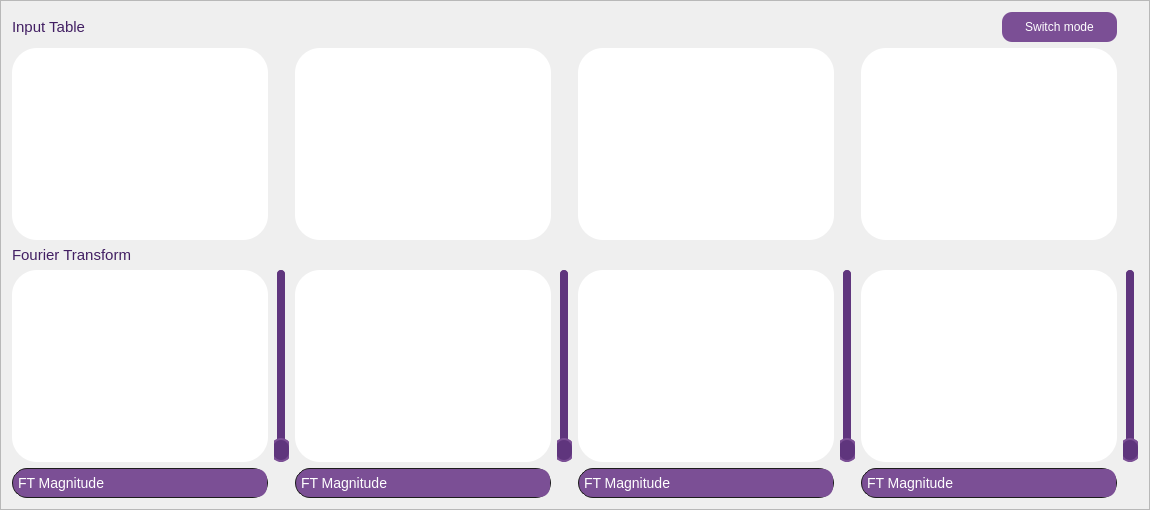
     <widget class="QFrame" name="imageFrame">
      <property name="frameShape">
       <enum>QFrame::StyledPanel</enum>
      </property>
      <property name="frameShadow">
       <enum>QFrame::Raised</enum>
      </property>
      <layout class="QGridLayout" name="gridLayout">
       <item row="16" column="2">
        <widget class="QGraphicsView" name="Gimage2">
         <property name="sizePolicy">
          <sizepolicy hsizetype="Expanding" vsizetype="Expanding">
           <horstretch>0</horstretch>
           <verstretch>0</verstretch>
          </sizepolicy>
         </property>
         <property name="styleSheet">
          <string notr="true">border-radius: 25px;
buttoon-shadow: 2px 2px 5px rgb(0, 0, 0);
widget-shadow: 2px 2px 5px rgb(0, 0, 0);
background-color: rgb(255, 255, 255);</string>
         </property>
        </widget>
       </item>
       <item row="12" column="0">
        <widget class="QGraphicsView" name="image1">
         <property name="sizePolicy">
          <sizepolicy hsizetype="Expanding" vsizetype="Expanding">
           <horstretch>0</horstretch>
           <verstretch>0</verstretch>
          </sizepolicy>
         </property>
         <property name="styleSheet">
          <string notr="true">border-radius: 25px;
buttoon-shadow: 2px 2px 5px rgb(0, 0, 0);
widget-shadow: 2px 2px 5px rgb(0, 0, 0);
background-color: rgb(255, 255, 255);</string>
         </property>
        </widget>
       </item>
       <item row="9" column="0">
        <widget class="QLabel" name="label_2">
         <property name="font">
          <font>
           <family>Microsoft Sans Serif</family>
           <pointsize>11</pointsize>
           <weight>50</weight>
           <italic>false</italic>
           <bold>false</bold>
          </font>
         </property>
         <property name="styleSheet">
          <string notr="true">color: rgb(66, 31, 99);
font: 11pt &quot;Microsoft Sans Serif&quot;;</string>
         </property>
         <property name="text">
          <string>Input Table</string>
         </property>
        </widget>
       </item>
       <item row="16" column="4">
        <widget class="QGraphicsView" name="Gimage3">
         <property name="sizePolicy">
          <sizepolicy hsizetype="Expanding" vsizetype="Expanding">
           <horstretch>0</horstretch>
           <verstretch>0</verstretch>
          </sizepolicy>
         </property>
         <property name="styleSheet">
          <string notr="true">border-radius: 25px;
buttoon-shadow: 2px 2px 5px rgb(0, 0, 0);
widget-shadow: 2px 2px 5px rgb(0, 0, 0);
background-color: rgb(255, 255, 255);</string>
         </property>
        </widget>
       </item>
       <item row="19" column="0">
        <widget class="QComboBox" name="Fourier_comboBox_1">
         <property name="styleSheet">
          <string notr="true">QComboBox {
    color: rgb(255, 255, 255);
    background-color: #7B4F95;  /* Background color */
    border: 1px solid #1C1C1C;
    border-radius: 15px;  /* Rounded corners */
    padding: 5px;
    font-size: 14px;
}
QComboBox::drop-down {
   
	color: #ffffff;
    border-radius: 10px;  /* Rounded corners for the arrow box */
    background-color: #7B4F95;
    width: 30px;
}

QComboBox::down-arrow {
    width: 15px;
    height: 15px;
    color: white;  /* Arrow color */
}

QComboBox QAbstractItemView {
    border: 1px solid #7B4F95;
    selection-background-color: #7B4F95;  /* Selected item background color */
    background-color: #7B4F95;  /* Dropdown background color */
    color: white;
    border-radius: 10px;
}</string>
         </property>
         <item>
          <property name="text">
           <string>FT Magnitude</string>
          </property>
         </item>
         <item>
          <property name="text">
           <string>FT Phase</string>
          </property>
         </item>
        </widget>
       </item>
       <item row="19" column="2">
        <widget class="QComboBox" name="Fourier_comboBox_2">
         <property name="styleSheet">
          <string notr="true">QComboBox {
    color: rgb(255, 255, 255);
    background-color: #7B4F95;  /* Background color */
    border: 1px solid #1C1C1C;
    border-radius: 15px;  /* Rounded corners */
    padding: 5px;
    font-size: 14px;
}
QComboBox::drop-down {
   
	color: #ffffff;
    border-radius: 10px;  /* Rounded corners for the arrow box */
    background-color: #7B4F95;
    width: 30px;
}

QComboBox::down-arrow {
    width: 15px;
    height: 15px;
    color: white;  /* Arrow color */
}

QComboBox QAbstractItemView {
    border: 1px solid #7B4F95;
    selection-background-color: #7B4F95;  /* Selected item background color */
    background-color: #7B4F95;  /* Dropdown background color */
    color: white;
    border-radius: 10px;
}</string>
         </property>
         <item>
          <property name="text">
           <string>FT Magnitude</string>
          </property>
         </item>
         <item>
          <property name="text">
           <string>FT Phase</string>
          </property>
         </item>
        </widget>
       </item>
       <item row="16" column="6">
        <widget class="QGraphicsView" name="Gimage4">
         <property name="sizePolicy">
          <sizepolicy hsizetype="Expanding" vsizetype="Expanding">
           <horstretch>0</horstretch>
           <verstretch>0</verstretch>
          </sizepolicy>
         </property>
         <property name="styleSheet">
          <string notr="true">border-radius: 25px;
buttoon-shadow: 2px 2px 5px rgb(0, 0, 0);
widget-shadow: 2px 2px 5px rgb(0, 0, 0);
background-color: rgb(255, 255, 255);</string>
         </property>
        </widget>
       </item>
       <item row="19" column="6">
        <widget class="QComboBox" name="Fourier_comboBox_4">
         <property name="styleSheet">
          <string notr="true">QComboBox {
    color: rgb(255, 255, 255);
    background-color: #7B4F95;  /* Background color */
    border: 1px solid #1C1C1C;
    border-radius: 15px;  /* Rounded corners */
    padding: 5px;
    font-size: 14px;
}
QComboBox::drop-down {
   
	color: #ffffff;
    border-radius: 10px;  /* Rounded corners for the arrow box */
    background-color: #7B4F95;
    width: 30px;
}

QComboBox::down-arrow {
    width: 15px;
    height: 15px;
    color: white;  /* Arrow color */
}

QComboBox QAbstractItemView {
    border: 1px solid #7B4F95;
    selection-background-color: #7B4F95;  /* Selected item background color */
    background-color: #7B4F95;  /* Dropdown background color */
    color: white;
    border-radius: 10px;
}</string>
         </property>
         <item>
          <property name="text">
           <string>FT Magnitude</string>
          </property>
         </item>
         <item>
          <property name="text">
           <string>FT Phase</string>
          </property>
         </item>
        </widget>
       </item>
       <item row="12" column="2">
        <widget class="QGraphicsView" name="image2">
         <property name="sizePolicy">
          <sizepolicy hsizetype="Expanding" vsizetype="Expanding">
           <horstretch>0</horstretch>
           <verstretch>0</verstretch>
          </sizepolicy>
         </property>
         <property name="styleSheet">
          <string notr="true">border-radius: 25px;
buttoon-shadow: 2px 2px 5px rgb(0, 0, 0);
widget-shadow: 2px 2px 5px rgb(0, 0, 0);
background-color: rgb(255, 255, 255);</string>
         </property>
        </widget>
       </item>
       <item row="16" column="3">
        <widget class="QSlider" name="weight_2">
         <property name="styleSheet">
          <string notr="true">QSlider::groove:vertical {
    width: 8px;
    background: #7B4F95; /* Lighter shade of the dark color */
    border-radius: 4px;
}
QSlider::handle:vertical {
    background: #5F357D; /* Mid-tone between the dark and lighter colors */
    border: 2px solid #7B4F95; /* Matches groove */
    width: 20px;
    height: 20px;
    margin: 0 -6px;
    border-radius: 10px;
}
QSlider::sub-page:vertical {
    background: #5F357D; /* Matches handle */
    border-radius: 4px;
}
QSlider::add-page:vertical {
    background: #7B4F95; /* Matches groove */
    border-radius: 4px;
}
</string>
         </property>
         <property name="maximum">
          <number>100</number>
         </property>
         <property name="orientation">
          <enum>Qt::Vertical</enum>
         </property>
        </widget>
       </item>
       <item row="19" column="4">
        <widget class="QComboBox" name="Fourier_comboBox_3">
         <property name="styleSheet">
          <string notr="true">QComboBox {
    color: rgb(255, 255, 255);
    background-color: #7B4F95;  /* Background color */
    border: 1px solid #1C1C1C;
    border-radius: 15px;  /* Rounded corners */
    padding: 5px;
    font-size: 14px;
}
QComboBox::drop-down {
   
	color: #ffffff;
    border-radius: 10px;  /* Rounded corners for the arrow box */
    background-color: #7B4F95;
    width: 30px;
}

QComboBox::down-arrow {
    width: 15px;
    height: 15px;
    color: white;  /* Arrow color */
}

QComboBox QAbstractItemView {
    border: 1px solid #7B4F95;
    selection-background-color: #7B4F95;  /* Selected item background color */
    background-color: #7B4F95;  /* Dropdown background color */
    color: white;
    border-radius: 10px;
}</string>
         </property>
         <item>
          <property name="text">
           <string>FT Magnitude</string>
          </property>
         </item>
         <item>
          <property name="text">
           <string>FT Phase</string>
          </property>
         </item>
        </widget>
       </item>
       <item row="16" column="0">
        <widget class="QGraphicsView" name="Gimage1">
         <property name="sizePolicy">
          <sizepolicy hsizetype="Expanding" vsizetype="Expanding">
           <horstretch>0</horstretch>
           <verstretch>0</verstretch>
          </sizepolicy>
         </property>
         <property name="mouseTracking">
          <bool>true</bool>
         </property>
         <property name="autoFillBackground">
          <bool>false</bool>
         </property>
         <property name="styleSheet">
          <string notr="true">border-radius: 25px;
buttoon-shadow: 2px 2px 5px rgb(0, 0, 0);
widget-shadow: 2px 2px 5px rgb(0, 0, 0);
background-color: rgb(255, 255, 255);</string>
         </property>
        </widget>
       </item>
       <item row="12" column="6">
        <widget class="QGraphicsView" name="image4">
         <property name="sizePolicy">
          <sizepolicy hsizetype="Expanding" vsizetype="Expanding">
           <horstretch>0</horstretch>
           <verstretch>0</verstretch>
          </sizepolicy>
         </property>
         <property name="styleSheet">
          <string notr="true">border-radius: 25px;
buttoon-shadow: 2px 2px 5px rgb(0, 0, 0);
widget-shadow: 2px 2px 5px rgb(0, 0, 0);
background-color: rgb(255, 255, 255);</string>
         </property>
        </widget>
       </item>
       <item row="12" column="4">
        <widget class="QGraphicsView" name="image3">
         <property name="sizePolicy">
          <sizepolicy hsizetype="Expanding" vsizetype="Expanding">
           <horstretch>0</horstretch>
           <verstretch>0</verstretch>
          </sizepolicy>
         </property>
         <property name="styleSheet">
          <string notr="true">border-radius: 25px;
buttoon-shadow: 2px 2px 5px rgb(0, 0, 0);
widget-shadow: 2px 2px 5px rgb(0, 0, 0);
background-color: rgb(255, 255, 255);</string>
         </property>
        </widget>
       </item>
       <item row="13" column="0">
        <widget class="QLabel" name="Glabel1">
         <property name="font">
          <font>
           <family>Microsoft Sans Serif</family>
           <pointsize>11</pointsize>
           <weight>50</weight>
           <italic>false</italic>
           <bold>false</bold>
          </font>
         </property>
         <property name="styleSheet">
          <string notr="true">color: rgb(66, 31, 99);
font: 11pt &quot;Microsoft Sans Serif&quot;;</string>
         </property>
         <property name="text">
          <string>Fourier Transform</string>
         </property>
        </widget>
       </item>
       <item row="9" column="6">
        <layout class="QHBoxLayout" name="horizontalLayout_9">
         <item>
          <spacer name="horizontalSpacer_2">
           <property name="orientation">
            <enum>Qt::Horizontal</enum>
           </property>
           <property name="sizeHint" stdset="0">
            <size>
             <width>40</width>
             <height>20</height>
            </size>
           </property>
          </spacer>
         </item>
         <item>
          <widget class="QPushButton" name="switch_button">
           <property name="sizePolicy">
            <sizepolicy hsizetype="Fixed" vsizetype="Fixed">
             <horstretch>140</horstretch>
             <verstretch>30</verstretch>
            </sizepolicy>
           </property>
           <property name="minimumSize">
            <size>
             <width>115</width>
             <height>30</height>
            </size>
           </property>
           <property name="styleSheet">
            <string notr="true">background-color: rgb(123, 79, 149);
buttoon-shadow: 2px 2px 5px rgb(0, 0, 0);
border-radius: 10px;
color: rgb(255, 255, 255);
font: 11pt &quot;Microsoft Sans Serif&quot;;</string>
           </property>
           <property name="text">
            <string>Switch mode</string>
           </property>
          </widget>
         </item>
        </layout>
       </item>
       <item row="16" column="5">
        <widget class="QSlider" name="weight_3">
         <property name="styleSheet">
          <string notr="true">QSlider::groove:vertical {
    width: 8px;
    background: #7B4F95; /* Lighter shade of the dark color */
    border-radius: 4px;
}
QSlider::handle:vertical {
    background: #5F357D; /* Mid-tone between the dark and lighter colors */
    border: 2px solid #7B4F95; /* Matches groove */
    width: 20px;
    height: 20px;
    margin: 0 -6px;
    border-radius: 10px;
}
QSlider::sub-page:vertical {
    background: #5F357D; /* Matches handle */
    border-radius: 4px;
}
QSlider::add-page:vertical {
    background: #7B4F95; /* Matches groove */
    border-radius: 4px;
}

</string>
         </property>
         <property name="maximum">
          <number>100</number>
         </property>
         <property name="orientation">
          <enum>Qt::Vertical</enum>
         </property>
        </widget>
       </item>
       <item row="16" column="7">
        <widget class="QSlider" name="weight_4">
         <property name="styleSheet">
          <string notr="true">QSlider::groove:vertical {
    width: 8px;
    background: #7B4F95; /* Lighter shade of the dark color */
    border-radius: 4px;
}
QSlider::handle:vertical {
    background: #5F357D; /* Mid-tone between the dark and lighter colors */
    border: 2px solid #7B4F95; /* Matches groove */
    width: 20px;
    height: 20px;
    margin: 0 -6px;
    border-radius: 10px;
}
QSlider::sub-page:vertical {
    background: #5F357D; /* Matches handle */
    border-radius: 4px;
}
QSlider::add-page:vertical {
    background: #7B4F95; /* Matches groove */
    border-radius: 4px;
}
</string>
         </property>
         <property name="maximum">
          <number>100</number>
         </property>
         <property name="orientation">
          <enum>Qt::Vertical</enum>
         </property>
        </widget>
       </item>
       <item row="16" column="1">
        <widget class="QSlider" name="weight_1">
         <property name="styleSheet">
          <string notr="true">QSlider::groove:vertical {
    width: 8px;
    background: #7B4F95; /* Lighter shade of the dark color */
    border-radius: 4px;
}
QSlider::handle:vertical {
    background: #5F357D; /* Mid-tone between the dark and lighter colors */
    border: 2px solid #7B4F95; /* Matches groove */
    width: 20px;
    height: 20px;
    margin: 0 -6px;
    border-radius: 10px;
}
QSlider::sub-page:vertical {
    background: #5F357D; /* Matches handle */
    border-radius: 4px;
}
QSlider::add-page:vertical {
    background: #7B4F95; /* Matches groove */
    border-radius: 4px;
}
</string>
         </property>
         <property name="maximum">
          <number>100</number>
         </property>
         <property name="orientation">
          <enum>Qt::Vertical</enum>
         </property>
        </widget>
       </item>
      </layout>
     </widget>
